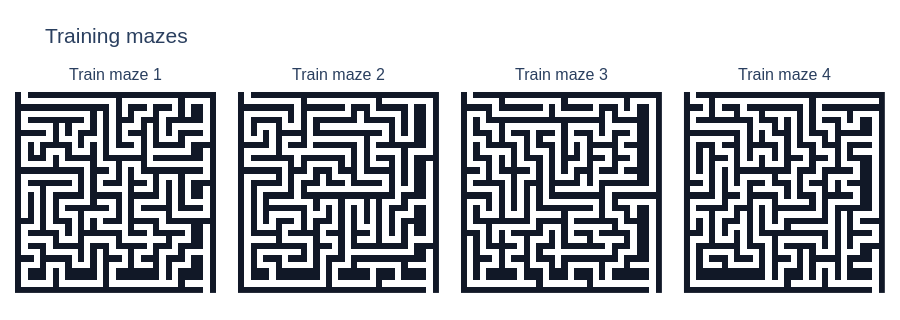

The cell this chart's notebook holds for it:
### Markdown cell above
## 1. The same training mazes

Generate the same 12,000 DFS mazes deterministically with seed 7: the first 10,800 are used for training and the last 1,200 for validation. `0` is a wall; `1` is a passage. The model is **not fine-tuned** at 64×64.

### Code cell
MAZE_SIZE = 32
N_MAZES = 12_000
VAL_FRACTION = 0.1
mazes = generate_dataset(N_MAZES, seed=SEED, size=MAZE_SIZE)
n_val = int(N_MAZES * VAL_FRACTION)
train_mazes = torch.from_numpy(mazes[:-n_val].copy()).long()
val_mazes = torch.from_numpy(mazes[-n_val:].copy()).long()
train_dataset = TensorDataset(train_mazes)
validation_dataset = TensorDataset(val_mazes)
data_signature = dict(
    task="mazes",
    size=MAZE_SIZE,
    seed=SEED,
    dataset_sha256=hashlib.sha256(mazes.tobytes()).hexdigest(),
    train_count=len(train_mazes),
    validation_count=len(val_mazes),
)
board_panels(
    mazes[:4], [f"Train maze {i+1}" for i in range(4)], "Training mazes", columns=4
).show(config=PLOT_CONFIG)

### Figure 1 — Plotly figure (JSON) as saved in the notebook; plotly's stock layout.template omitted (floating-point values rounded to 4 significant figures; data arrays with more than 128 entries replaced by an {"elided": "..."} marker saying what was removed)
{"data": [{"colorscale": [[0, "#111827"], [1, "#fff"]], "hoverinfo": "skip", "showscale": false, "type": "heatmap", "xaxis": "x", "xgap": 0, "yaxis": "y", "ygap": 0, "z": {"elided": "32x32 int values"}, "zmax": 1, "zmin": 0}, {"colorscale": [[0, "#111827"], [1, "#fff"]], "hoverinfo": "skip", "showscale": false, "type": "heatmap", "xaxis": "x2", "xgap": 0, "yaxis": "y2", "ygap": 0, "z": {"elided": "32x32 int values"}, "zmax": 1, "zmin": 0}, {"colorscale": [[0, "#111827"], [1, "#fff"]], "hoverinfo": "skip", "showscale": false, "type": "heatmap", "xaxis": "x3", "xgap": 0, "yaxis": "y3", "ygap": 0, "z": {"elided": "32x32 int values"}, "zmax": 1, "zmin": 0}, {"colorscale": [[0, "#111827"], [1, "#fff"]], "hoverinfo": "skip", "showscale": false, "type": "heatmap", "xaxis": "x4", "xgap": 0, "yaxis": "y4", "ygap": 0, "z": {"elided": "32x32 int values"}, "zmax": 1, "zmin": 0}], "layout": {"annotations": [{"font": {"size": 16}, "showarrow": false, "text": "Train maze 1", "x": 0.1156, "xanchor": "center", "xref": "paper", "y": 1, "yanchor": "bottom", "yref": "paper"}, {"font": {"size": 16}, "showarrow": false, "text": "Train maze 2", "x": 0.3719, "xanchor": "center", "xref": "paper", "y": 1, "yanchor": "bottom", "yref": "paper"}, {"font": {"size": 16}, "showarrow": false, "text": "Train maze 3", "x": 0.6281, "xanchor": "center", "xref": "paper", "y": 1, "yanchor": "bottom", "yref": "paper"}, {"font": {"size": 16}, "showarrow": false, "text": "Train maze 4", "x": 0.8844, "xanchor": "center", "xref": "paper", "y": 1, "yanchor": "bottom", "yref": "paper"}], "autosize": true, "font": {"family": "Arial, sans-serif", "size": 15}, "height": 320, "margin": {"b": 20, "l": 15, "r": 15, "t": 85}, "title": {"font": {"size": 21}, "text": "Training mazes"}, "xaxis": {"anchor": "y", "constrain": "domain", "domain": [0, 0.2313], "showgrid": false, "showticklabels": false, "zeroline": false}, "xaxis2": {"anchor": "y2", "constrain": "domain", "domain": [0.2563, 0.4875], "showgrid": false, "showticklabels": false, "zeroline": false}, "xaxis3": {"anchor": "y3", "constrain": "domain", "domain": [0.5125, 0.7438], "showgrid": false, "showticklabels": false, "zeroline": false}, "xaxis4": {"anchor": "y4", "constrain": "domain", "domain": [0.7688, 1], "showgrid": false, "showticklabels": false, "zeroline": false}, "yaxis": {"anchor": "x", "autorange": "reversed", "constrain": "domain", "domain": [0, 1], "scaleanchor": "x", "scaleratio": 1, "showgrid": false, "showticklabels": false, "zeroline": false}, "yaxis2": {"anchor": "x2", "autorange": "reversed", "constrain": "domain", "domain": [0, 1], "scaleanchor": "x2", "scaleratio": 1, "showgrid": false, "showticklabels": false, "zeroline": false}, "yaxis3": {"anchor": "x3", "autorange": "reversed", "constrain": "domain", "domain": [0, 1], "scaleanchor": "x3", "scaleratio": 1, "showgrid": false, "showticklabels": false, "zeroline": false}, "yaxis4": {"anchor": "x4", "autorange": "reversed", "constrain": "domain", "domain": [0, 1], "scaleanchor": "x4", "scaleratio": 1, "showgrid": false, "showticklabels": false, "zeroline": false}}}
